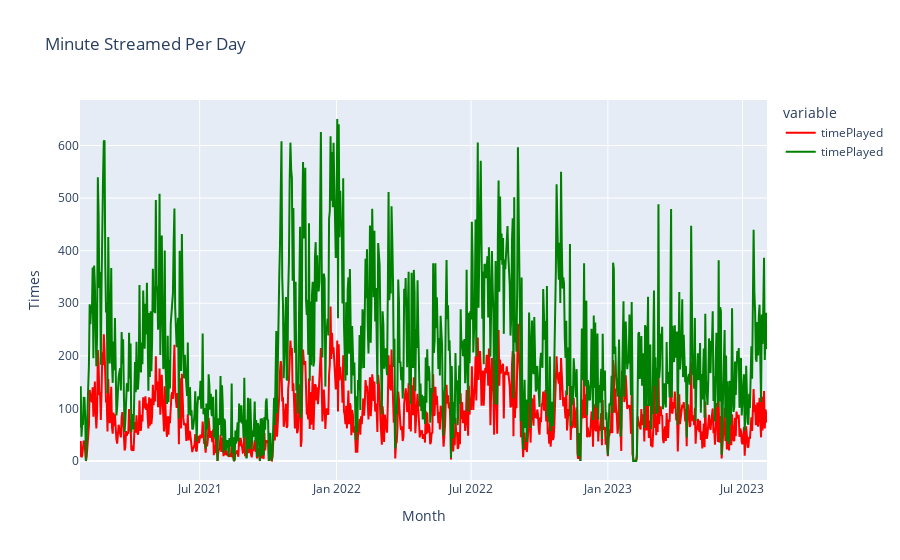

Notebook code cell kept with this figure:
### Code cell
test_df = df[df['reason_end']=='trackdone']

monthly_data_count = test_df.resample('D').count()['timePlayed']
monthly_data_time = test_df.resample('D').sum()['timePlayed']
count_fig = px.line(monthly_data_count, labels={"endTime":"Month","value":"Times"},title='Minute Streamed Per Day',color_discrete_sequence=['red'])
time_fig = px.line(monthly_data_time, labels={"endTime":"Month","value":"Minutes"},title='Minute Streamed Per Day',color_discrete_sequence=['green'])

count_fig.add_traces(list(time_fig.select_traces()))
count_fig.show()

### Figure 1 — Plotly figure (JSON) as saved in the notebook; plotly's stock layout.template omitted (floating-point values rounded to 4 significant figures; data arrays with more than 128 entries replaced by an {"elided": "..."} marker saying what was removed)
{"data": [{"hovertemplate": "variable=timePlayed<br>Month=%{x}<br>Times=%{y}<extra></extra>", "legendgroup": "timePlayed", "line": {"color": "red", "dash": "solid"}, "marker": {"symbol": "circle"}, "mode": "lines", "name": "timePlayed", "orientation": "v", "showlegend": true, "type": "scatter", "x": {"elided": "925 str values"}, "xaxis": "x", "y": {"elided": "925 int values"}, "yaxis": "y"}, {"hovertemplate": "variable=timePlayed<br>Month=%{x}<br>Minutes=%{y}<extra></extra>", "legendgroup": "timePlayed", "line": {"color": "green", "dash": "solid"}, "marker": {"symbol": "circle"}, "mode": "lines", "name": "timePlayed", "orientation": "v", "showlegend": true, "type": "scatter", "x": {"elided": "925 str values"}, "xaxis": "x", "y": {"elided": "925 float values"}, "yaxis": "y"}], "layout": {"legend": {"title": {"text": "variable"}, "tracegroupgap": 0}, "title": {"text": "Minute Streamed Per Day"}, "xaxis": {"anchor": "y", "domain": [0, 1], "title": {"text": "Month"}}, "yaxis": {"anchor": "x", "domain": [0, 1], "title": {"text": "Times"}}}}
